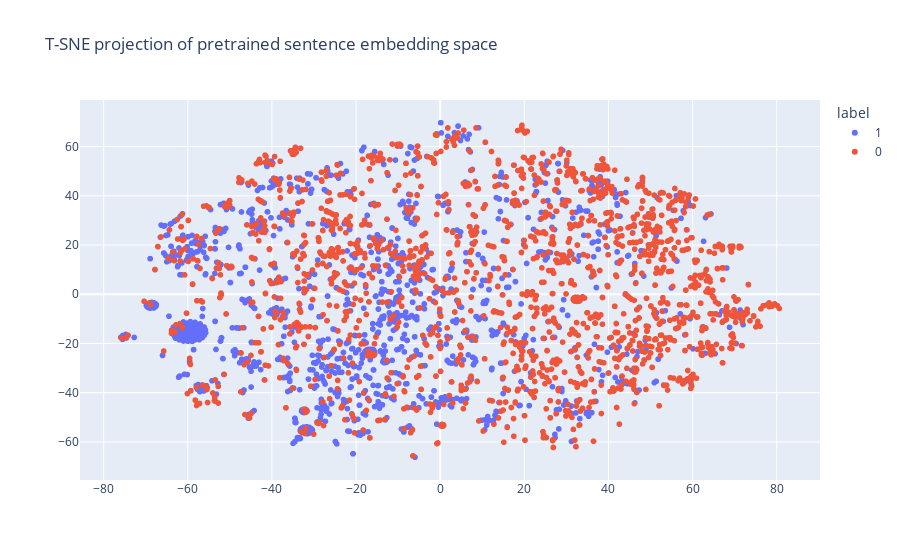

The notebook cell saved with this chart:
### Code cell
# plot the T-SNE projections of the pretrained model
x_column = 'pretrained_embeddings-tsne-comp-1'
y_column = 'pretrained_embeddings-tsne-comp-2'
plot_title = 'T-SNE projection of pretrained sentence embedding space'
plot(data, x_column, y_column, label_column, id_column, plot_title=plot_title)

### Figure 1 — Plotly figure (JSON) as saved in the notebook; plotly's stock layout.template omitted (floating-point values rounded to 4 significant figures; data arrays with more than 128 entries replaced by an {"elided": "..."} marker saying what was removed)
{"data": [{"customdata": {"elided": "1815x1 int values"}, "hovertemplate": "label=1<br>data_id=%{customdata[0]}<extra></extra>", "legendgroup": "1", "marker": {"color": "#636efa", "symbol": "circle"}, "mode": "markers", "name": "1", "showlegend": true, "type": "scattergl", "x": {"elided": "1815 float values"}, "xaxis": "x", "y": {"elided": "1815 float values"}, "yaxis": "y"}, {"customdata": {"elided": "2030x1 int values"}, "hovertemplate": "label=0<br>data_id=%{customdata[0]}<extra></extra>", "legendgroup": "0", "marker": {"color": "#EF553B", "symbol": "circle"}, "mode": "markers", "name": "0", "showlegend": true, "type": "scattergl", "x": {"elided": "2030 float values"}, "xaxis": "x", "y": {"elided": "2030 float values"}, "yaxis": "y"}], "layout": {"legend": {"title": {"text": "label"}, "tracegroupgap": 0}, "title": {"text": "T-SNE projection of pretrained sentence embedding space"}, "xaxis": {"anchor": "y", "domain": [0, 1], "title": {}}, "yaxis": {"anchor": "x", "domain": [0, 1], "title": {}}}}
